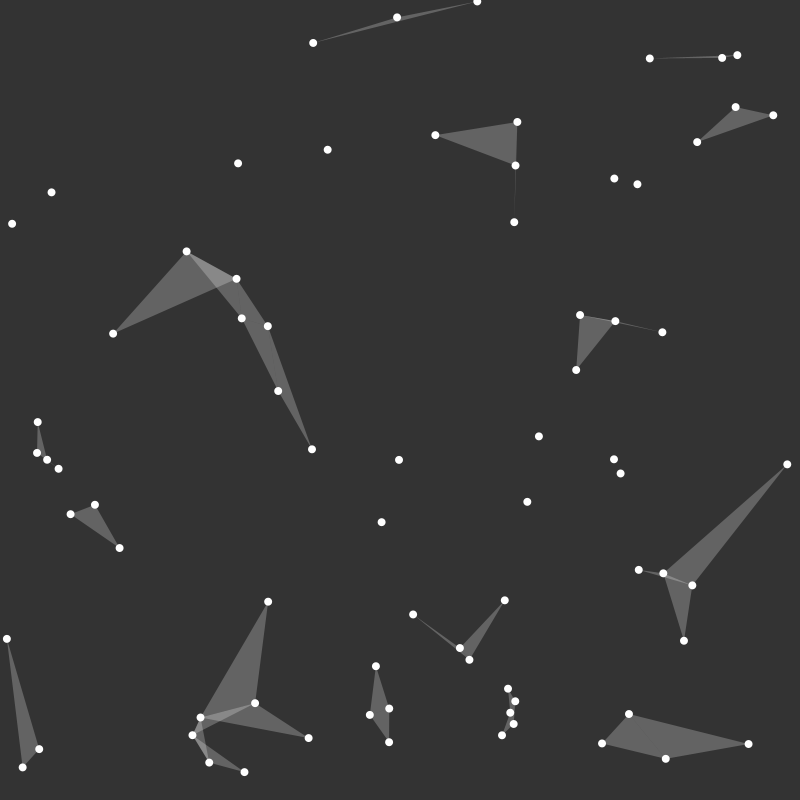
Frame 1 (no input)
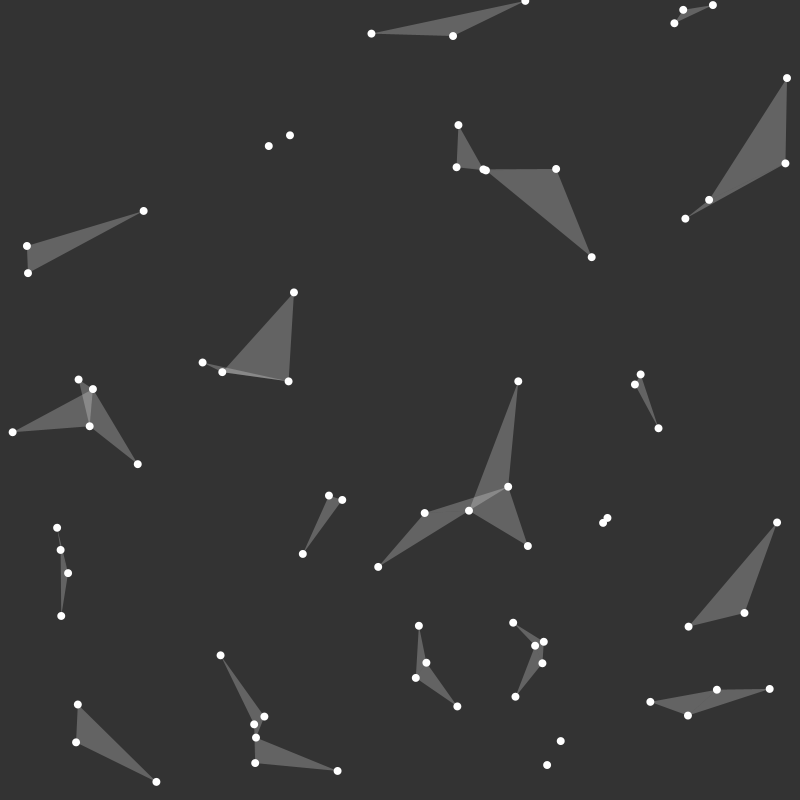
Frame 60 (the mouse pressed at the canvas centre just before this capture)
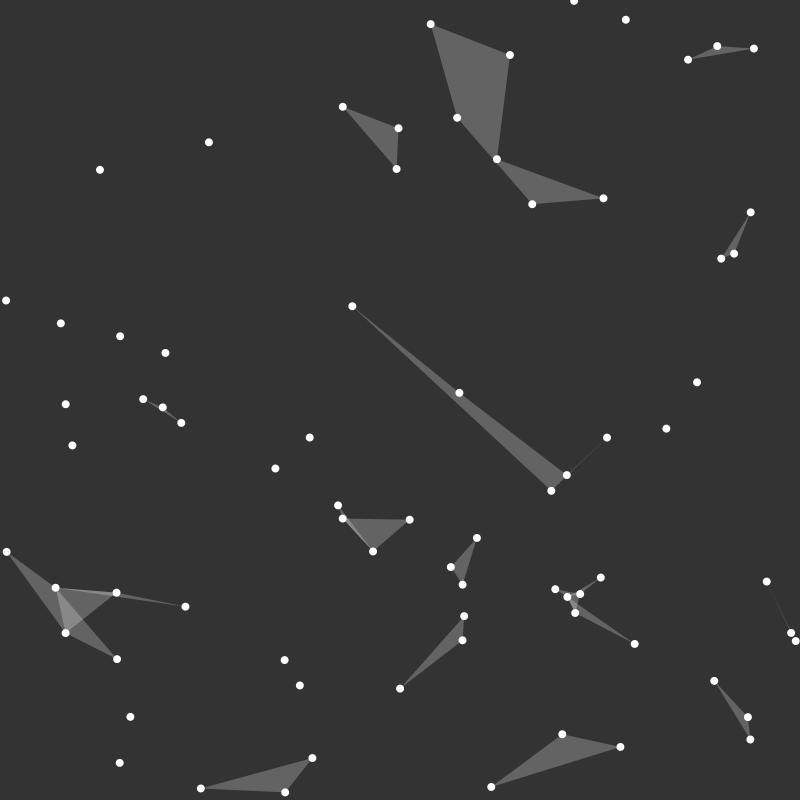
Frame 120 (the mouse held since frame 60 and released just before this capture)

The Processing sketch that drew these frames (run headless with seeded random() and noise(); from frame 60 on, the mouse is pressed at the canvas centre):

// Processing sketch: ParticleWithConnections
// ── ParticleWithConnections.pde
ChangingShapes cs;
ChangingTriangles ct;


void setup() {
  size(800, 800);
  cs = new ChangingShapes(75);
  ct = new ChangingTriangles(75);
}

void draw() {
  background(51);
  // uncomment for changing shapes
  //cs.start();
  ct.start();
}
// ── ChangingShapes.pde
class ChangingShapes {
  
  Particle[] particles;
  
  ChangingShapes(int s) {
    particles = new Particle[s];
    for (int i = 0; i < particles.length; i++) {
      particles[i] = new Particle(random(width), random(height));
    }
  }
  
  void start() {
    display();
    makeConnections();
  }
  
  void display() {
    for (int i = 0; i < particles.length; i++) {
      particles[i].update();
      particles[i].display();
    }
  }
  
  void makeConnections() {
    for (int i = 0; i < particles.length; i++) {
      for (int j = 0; j < particles.length; j++) {
        if (particles[i] != particles[j]) {
          float distance = PVector.dist(particles[i].location, particles[j].location);
          if (distance < 100) {
            stroke(255, 150);
            strokeWeight(4);
            line(particles[i].location.x, particles[i].location.y,
              particles[j].location.x, particles[j].location.y);
          }
        }
      }
    }
  }
}
// ── ChangingTriangles.pde
class ChangingTriangles {
  Particle[] particles;
  
  ChangingTriangles(int s) {
    particles = new Particle[s];
    for (int i = 0; i < particles.length; i++) {
      particles[i] = new Particle(random(width), random(height));
    }
  }
  
  void start() {
    display();
    makeConnections();
  }
  
  void display() {
    for (int i = 0; i < particles.length; i++) {
      particles[i].update();
      particles[i].display();
    }
  }
  
  void makeConnections() {
    for (int i = 0; i < particles.length; i++) {
      // poor man's way of selected the two nearest points
      // works about 50% of the time or so
      Particle closest = findClosest(particles[i]);
      Particle secondClosest = findClosest(closest);
      fill(255, 60);
      noStroke();
      triangle(particles[i].location.x, particles[i].location.y, 
        closest.location.x, closest.location.y,
        secondClosest.location.x, secondClosest.location.y);
    }
  }
  
  Particle findClosest(Particle p) {
    // get something to compare the other distances to
    Particle closest;
    if (p == particles[0]) {
      closest = particles[1];
    }
    else {
      closest = particles[0];
    }
    
    for (int i = 1; i < particles.length; i++) {
      if (particles[i] != p) {
        if (PVector.dist(particles[i].location, p.location) < 
          PVector.dist(closest.location, p.location)) {
            closest = particles[i];
        }
      }
    }
    return closest;
  }
}
// ── Particle.pde
class Particle {
  PVector location;
  PVector velocity;
  int radius = 4;
  
  Particle(float x, float y) {
    location = new PVector(x, y);
    velocity = PVector.random2D().setMag(1);
  }
  
  void display() {
    noStroke();
    fill(255);
    ellipse(location.x, location.y, radius*2, radius*2);
  }
  
  void update() {
    location.add(velocity);
    checkEdges();
  }
  
  void checkEdges() {
    if (location.x > width - radius || location.x < 0 + radius) {
      velocity.x *= -1;
    }
    
    if (location.y > height - radius || location.y < 0 + radius) {
      velocity.y *= -1;
    }
  }
}
